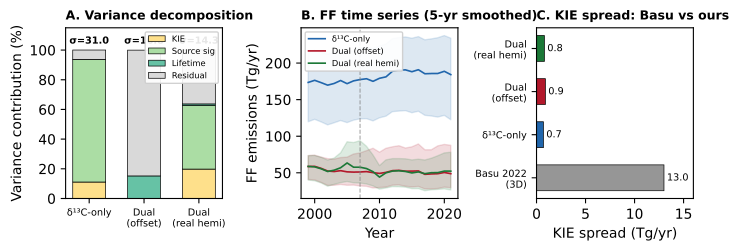

This figure's Python source:
#!/usr/bin/env python3
"""Phase 10 — 3-panel variance decomposition + KIE spread figure."""
import sys
import json
from pathlib import Path

import numpy as np
import matplotlib
matplotlib.use('Agg')
import matplotlib.pyplot as plt

REPO_ROOT = Path(__file__).resolve().parent.parent.parent.parent
ANALYSIS_DIR = Path(__file__).resolve().parent.parent / "analysis"
sys.path.insert(0, str(REPO_ROOT))
sys.path.insert(0, str(ANALYSIS_DIR))
from common import load_data, smooth_5yr
from core import run_2box_flex, OUT_DIR
from variance_decomposition import run_2box

FIG_DIR = Path(__file__).resolve().parent.parent / "figures"
FIG_DIR.mkdir(parents=True, exist_ok=True)


def main():
    data = load_data(REPO_ROOT, two_box=True)
    N = 400; SEED = 42

    # Load bootstrap results
    with open(OUT_DIR / "phase9_bootstrap.json") as f:
        boot = json.load(f)

    # Run models for time series
    print("Running models for time series...")
    FF_c13 = run_2box(data, "d13C_only", N, SEED, use_real_hemi_dD=False)
    FF_off = run_2box(data, "dual", N, SEED, use_real_hemi_dD=False)
    FF_real = run_2box_flex(data, N, SEED)

    years = data.model_years

    # ========== FIGURE ==========
    fig, axes = plt.subplots(1, 3, figsize=(180/25.4, 65/25.4), dpi=300)
    plt.rcParams.update({'font.size': 8, 'axes.labelsize': 8, 'axes.titlesize': 9})

    colors = {'d13C': '#2166ac', 'offset': '#b2182b', 'real': '#1b7837'}
    comp_colors = ['#fee08b', '#abdda4', '#66c2a5', '#d9d9d9']  # KIE, Sig, τ, Resid

    # Panel A: Stacked variance bar chart
    ax = axes[0]
    configs = ['d13C_only', 'dual_offset', 'dual_real_hemi']
    labels = ['δ¹³C-only', 'Dual\n(offset)', 'Dual\n(real hemi)']
    x = np.arange(3)

    bottoms = np.zeros(3)
    for i, (comp, clr, cname) in enumerate([
        ('kie_pct', comp_colors[0], 'KIE'),
        ('sig_pct', comp_colors[1], 'Source sig'),
        ('tau_pct', comp_colors[2], 'Lifetime'),
        ('resid_pct', comp_colors[3], 'Residual'),
    ]):
        vals = [boot[c][comp][0] for c in configs]
        ax.bar(x, vals, bottom=bottoms, width=0.6, color=clr, edgecolor='k',
               linewidth=0.5, label=cname)
        bottoms += vals

    for i, c in enumerate(configs):
        sig = boot[c]['sigma_ff'][0]
        ax.text(i, 103, f'σ={sig:.1f}', ha='center', va='bottom', fontsize=7, fontweight='bold')

    ax.set_xticks(x)
    ax.set_xticklabels(labels, fontsize=7)
    ax.set_ylabel('Variance contribution (%)')
    ax.set_ylim(0, 115)
    ax.legend(loc='upper right', fontsize=6, framealpha=0.9)
    ax.set_title('A. Variance decomposition', fontweight='bold', loc='left')

    # Panel B: FF time series
    ax = axes[1]
    for FF, clr, lbl in [
        (FF_c13, colors['d13C'], 'δ¹³C-only'),
        (FF_off, colors['offset'], 'Dual (offset)'),
        (FF_real, colors['real'], 'Dual (real hemi)'),
    ]:
        FF_s = smooth_5yr(FF)
        med = np.nanmedian(FF_s, axis=1)
        lo = np.nanpercentile(FF_s, 5, axis=1)
        hi = np.nanpercentile(FF_s, 95, axis=1)
        ax.plot(years, med, color=clr, linewidth=1.2, label=lbl)
        ax.fill_between(years, lo, hi, color=clr, alpha=0.15)

    ax.axvline(2007, color='gray', linestyle='--', linewidth=0.8, alpha=0.7)
    ax.set_xlabel('Year')
    ax.set_ylabel('FF emissions (Tg/yr)')
    ax.legend(loc='upper left', fontsize=6, framealpha=0.9)
    ax.set_title('B. FF time series (5-yr smoothed)', fontweight='bold', loc='left')

    # Panel C: KIE spread comparison
    ax = axes[2]
    spreads = [13.0, 0.7, 0.9, 0.8]
    spread_labels = ['Basu 2022\n(3D)', 'δ¹³C-only', 'Dual\n(offset)', 'Dual\n(real hemi)']
    bar_colors = ['#969696', colors['d13C'], colors['offset'], colors['real']]
    y = np.arange(4)
    ax.barh(y, spreads, color=bar_colors, edgecolor='k', linewidth=0.5, height=0.6)
    for i, v in enumerate(spreads):
        ax.text(v + 0.3, i, f'{v:.1f}', va='center', fontsize=7)
    ax.set_yticks(y)
    ax.set_yticklabels(spread_labels, fontsize=7)
    ax.set_xlabel('KIE spread (Tg/yr)')
    ax.set_xlim(0, 16)
    ax.set_title('C. KIE spread: Basu vs ours', fontweight='bold', loc='left')

    plt.tight_layout()
    fig.savefig(FIG_DIR / 'fig_variance_v2.png', dpi=300, bbox_inches='tight')
    fig.savefig(FIG_DIR / 'fig_variance_v2.pdf', bbox_inches='tight')
    print(f"Saved: {FIG_DIR / 'fig_variance_v2.png'}")
    print(f"Saved: {FIG_DIR / 'fig_variance_v2.pdf'}")
    plt.close()


if __name__ == "__main__":
    main()
